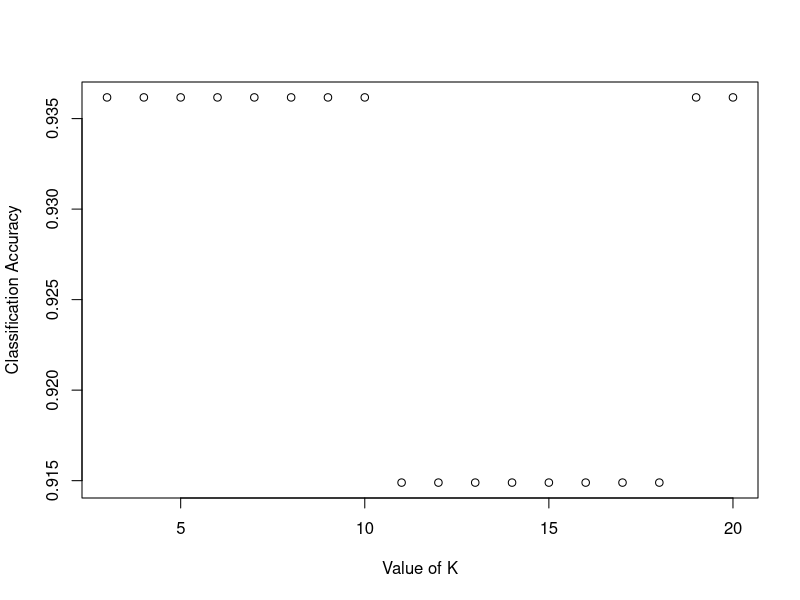

Write R code to recreate this figure.
getwd()
setwd("~/Desktop/stat385/lab7")
chromoX<-read.table(file="ChromoXmicroarray.txt",header=TRUE)
BLClabels<-c(rep(1,27),rep(2,20))

## Question 1: Perform t-test to select the most relevant genes for classification

ttests<-function(x,group)
{
  x<-as.numeric(x)
  pvalue<-t.test(x ~ group)$p.value;
  return(pvalue)
}
pvalues<-apply(chromoX[,c(3:49)],1,ttests,group=BLClabels)
smallpvals<-order(pvalues)[1:8]
features8<-chromoX[smallpvals,c(3:49)]

## Perform normalization on two feature variables

normalization<-function(x)
{
  norms<-(x-min(x))/(max(x)-min(x))
  return(norms)
}
microdata8<-apply(features8,1,normalization)

## Question 2: Set training and test data sets

set.seed(20240214)
training <- sample(1:47,30)
test <- c(1:47)[-training]
train.set <- microdata8[training,]
train.label <- BLClabels[training]
test.set <- microdata8[test,]
test.label <- BLClabels[test]

## Question 3 (using built-in function): 10-folds Cross-Validation Using a built-in function

# install.packages("Rfast")
# library(Rfast)
# x <- as.matrix(train.set)
# y <- train.label
# cv.results <- Rfast::knn.cv(folds = NULL, nfolds = 10, stratified = FALSE, seed = 20240214, y = y, x = x, k = c(3:20))
# kvec <- c(3:20)
# plot(kvec,cv.results$crit, type="l")
# selected.k <- kvec[which(cv.results$crit==max(cv.results$crit))]

## Question 3 (CV by hand): Using nearest neighbor method to perform classification; Split the data
## into training and test data sets, and use 10-fold cross-validation method to 
## select the tuning parameter k (the number of nearest neighborhood)

library(class)
nfold<-10
nsample<-ceiling(nrow(microdata8)/nfold)
kvec<-c(3:20)
AccuTab<-matrix(0,length(kvec),nfold)
orderandom<-sample(1:nrow(microdata8), nrow(microdata8))
intfold <- nrow(microdata8)%/%nsample
remainder <- nrow(microdata8)%%nsample
for (j in 1:length(kvec))
{
  for (i in 1:intfold)
  {
    test<-orderandom[(i-1)*nsample+c(1:nsample)]
    train.set.cv<-microdata8[-test,]
    test.set.cv<-microdata8[test,]
    microdata8.pred <- class::knn(train=train.set.cv, test=test.set.cv, cl=BLClabels[-test], k=kvec[j])
    truth<-BLClabels[test]
    AccuTab[j,i] <- sum(truth==microdata8.pred)
  } 
  if (remainder!=0)
  {
    test<-orderandom[intfold*nsample+c(1:remainder)]
    train.set.cv<-microdata8[-test,]
    test.set.cv<-microdata8[test,]
    microdata8.pred <- class::knn(train=train.set.cv, test=test.set.cv, cl=BLClabels[-test], k=kvec[j])
    truth<-BLClabels[test]
    AccuTab[j,nfold] <- sum(truth==microdata8.pred)
  }
}

AveAccuray<-apply(AccuTab,1,sum)/nrow(microdata8)
plot(kvec,AveAccuray,xlab="Value of K",ylab="Classification Accuracy")
hand.selected.k <- kvec[which(AveAccuray==max(AveAccuray))]


## Question 4: evaluate prediction accuracy using test dat set

pred.selected.k <- class::knn(train=train.set, test=test.set, cl=train.label, k=hand.selected.k[1])
TestAccuracy <- table(pred.selected.k,test.label)

## Question 5: use CV to select useful models with three feature variables among 8 feature variables

allcomb <- combn(1:8, 3) ## generate all combinations of submodels
nfold<-10
nsample<-ceiling(nrow(microdata8)/nfold)
kvec <- c(3:10)
AccuArray <- array(0,c(dim(allcomb)[2],nfold,length(kvec)))
orderandom <- sample(1:nrow(microdata8), nrow(microdata8))
intfold <- nrow(microdata8)%/%nsample
remainder <- nrow(microdata8)%%nsample
for (j in 1:dim(allcomb)[2])
{
  for (k in 1:length(kvec))
  {
    test<-orderandom[(i-1)*nsample+c(1:nsample)]
    train.set.cv<-microdata8[-test,]
    test.set.cv<-microdata8[test,]
    microdata8.pred <- class::knn(train=train.set.cv, test=test.set.cv, cl=BLClabels[-test], k=kvec[k])
    truth<-BLClabels[test]
    AccuTab[k,i] <- sum(truth==microdata8.pred)
    
    ## Please provide your code here to evaluate the prediction accuracy
    ## for the j-th submodel and k-th k value
    
  }
}

AveAccuracyTable <- apply(AccuArray,c(1,3),sum)/nrow(microdata8)
MaxAccuracyModels <- apply(AveAccuracyTable,1,max)
ModelAndAccuracy <- cbind(t(allcomb), MaxAccuracyModels)


